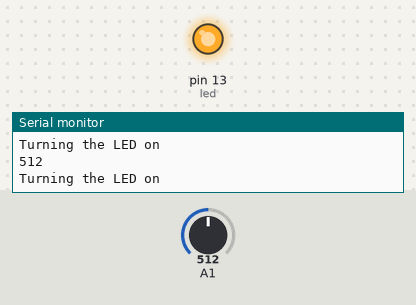
Recording of a sketch running on a simulated Arduino Uno, built with avr-gcc and run on an emulated ATmega328P. Parts: output pins drawn as LEDs (lit = HIGH), the last lines printed to the serial monitor. The test bench sets the inputs (shaded band); at power-on: A1 = 512.

Above: at 1.2 s.
1.3 s: A1 set to 215
4.3 s: A1 set to 189
At 4.7 s:
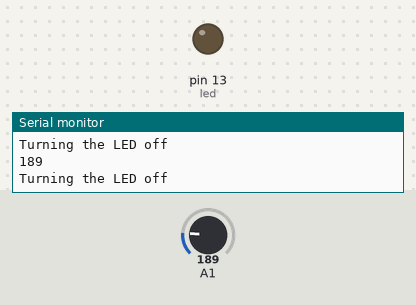
Timing chart, 0 to 7.3 s (numbered marks = the images above; inputs shaded):
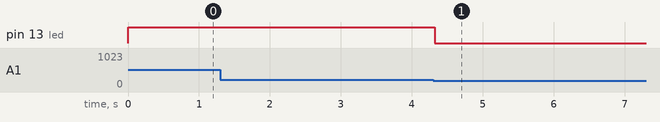

The sketch:

sensorled.ino
```cpp
int led = 13;

void setup() {
  Serial.begin(19200);
  pinMode(A1, INPUT);
  pinMode(led, OUTPUT); // put your setup code here, to run once:

}

void loop() {

  int value;
  value = analogRead(A1);
  Serial.println(value);

  if (value > 200) {
   Serial.println("Turning the LED on");
    digitalWrite(led, HIGH);
  }
  else {
 Serial.println("Turning the LED off");
    digitalWrite(led, LOW);
  }

}
```

Measured:
- the behaviour switches between 201 and 200 on A1 (found by bisection; images 0 and 1)
- after the input at 4.3 s, pin 13 (led): HIGH → LOW at once
